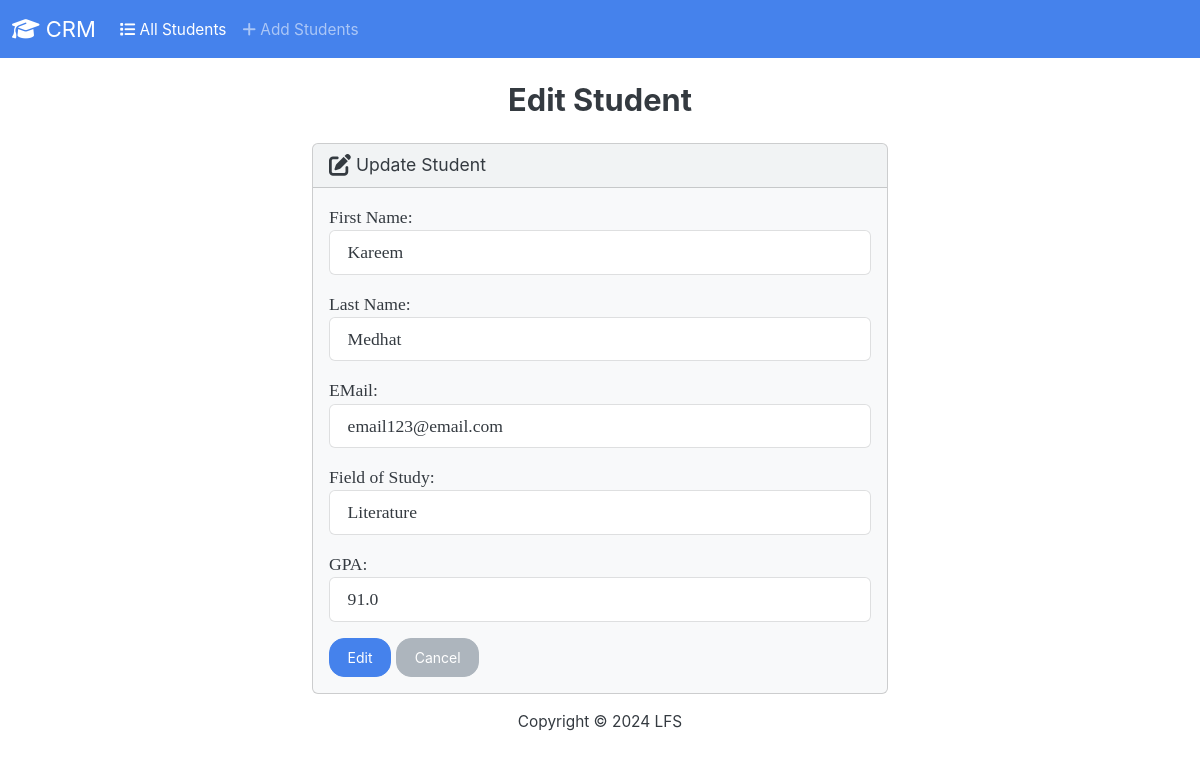
The page /crm/edit/2 on the database its author committed.
### crm/models.py (models this page shows, shortened)
class Student(models.Model):
    first_name = models.CharField(max_length=50)
    last_name = models.CharField(max_length=50)
    email = models.EmailField(max_length=100)
    field_of_study = models.CharField(max_length=50)
    gpa = models.FloatField()

### crm/views.py (the view)
# urls.py: path("edit/<int:id>", views.Edit, name='edit'),
def Edit(request, id):
    if request.method == 'POST':
        student = Student.objects.get(pk=id)
        form = StudentForm(request.POST, instance=student)
        if form.is_valid():
            form.save()
        return render(request, 'crm/edit.html', {'form': form, 'success': True})
    else:
        student = Student.objects.get(pk=id)
        form = StudentForm(instance=student)
    return render(request, 'crm/edit.html', {'form': form})

### crm/forms.py
class StudentForm(forms.ModelForm):
    class Meta:
        model =Student
        fields = ['first_name', 'last_name', 'email', 'field_of_study', 'gpa']
        labels = {
            'first_name': 'First Name',
            'last_name': 'Last Name',
            'email': 'EMail',
            'field_of_study': 'Field of Study',
            'gpa': 'GPA'
        }
        widgets = {
            'first_name': forms.TextInput(attrs={'class': 'form-control'}),
            'last_name': forms.TextInput(attrs={'class': 'form-control'}),
            'email': forms.EmailInput(attrs={'class': 'form-control'}),
            'field_of_study': forms.TextInput(attrs={'class': 'form-control'}),
            'gpa': forms.NumberInput(attrs={'class': 'form-control'}),
        }

### crm/templates/crm/edit.html (shortened to what this page needs)
{% extends "crm/layout.html" %}
{% block edit %}
<h3 class="text-center m-4">Edit Student</h3>
{% if success %}
<div class="alert alert-success" role="alert">
    Edited Successfully
    <a href={% url "index" %} class='alert-link'> Go to Home Page.</a>
</div>
{% else %}
<div class="row justify-content-center">
    <div class="col-6">
        <div class="card bg-light mb-3" >
            <div class="card-header"><i class="fa-solid fa-pen-to-square fa-lg"></i> Update Student</div>
            <div class="card-body">
              <form action="" method='POST'>
                {{form.as_p}}
                <button type='submit' class='btn btn-primary'>Edit</button>
                <a href="{% url 'index' %}" class='btn btn-secondary'>Cancel</a>
              </form>
            </div>
          </div>
    </div>
</div>
{% endif %}
{% endblock edit %}

### rows shown on the page
Student: first_name "Kareem", last_name "Medhat", email "email123@email.com", field_of_study "Literature", gpa "91.0"
